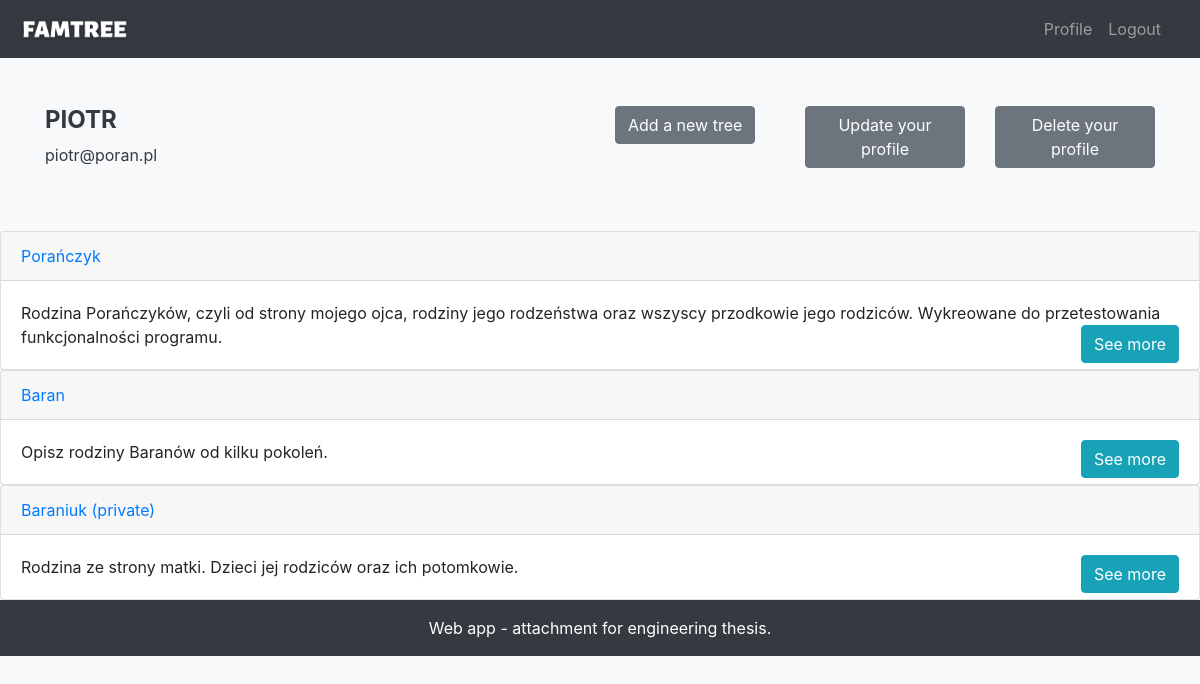
The app's page /profile/ (signed in) with its own data.
### tree/models.py (models this page shows, shortened)
class FamilyTree(models.Model):
    class Access(models.IntegerChoices):
        PUBLIC = 0, _('public')
        PRIVATE = 1, _('private')
    name_tree = models.CharField(max_length=30)
    description = models.TextField(null=True, blank=True, max_length=300)
    datetime_tree = models.DateTimeField(default=timezone.now)
    access = models.IntegerField(choices=Access.choices)
    owner = models.ForeignKey(User, on_delete=models.CASCADE)
    def __str__(self):
        return self.name_tree

### users/views.py (the view)
# urls.py: path('profile/', user_views.profile, name='profile'),
@login_required
def profile(request):
    list_tree = FamilyTree.objects.filter(owner=request.user.id).order_by('-datetime_tree')
    if request.method == 'POST':
        form = UserUpdateForm(request.POST, instance=request.user)
        if form.is_valid():
            form.save()
            messages.success(request, f'Your account has been updated!')
            return redirect('profile')
    else:
        form = UserUpdateForm(instance=request.user)
    context = {'form': form, 'list_tree': list_tree}
    return render(request, 'users/profile.html', context)

### users/templates/users/profile.html
{% extends 'users/base_template.html' %}
{% block base %}
        <div class="container-sm ">
              <div class="row  my-5">
                    <div class="col-6 ">
                        <h4 class="font-weight-bold text-uppercase text-dark" >{{user.username}}</h4>
                        <p class="text-dark">{{user.email}}</p>
                    </div>
                    <div class="col-2">
                        <a class="" href="{%  url 'tree-create' %}"><button type="button" class="btn btn-secondary">Add a new tree</button></a>
                    </div>
                    <div class="col-2">
                        <a class="" href="{%  url 'profile-update' %}"><button type="button" class="btn btn-secondary">Update your profile</button></a>
                    </div>
                    <div class="col-2">
                        <a class="" href="{%  url 'profile-delete' %}"><button type="button" class="btn btn-secondary">Delete your profile</button></a>
                    </div>
              </div>
        </div>
        <div id="accordion">
            {%  if list_tree %}
                {% for tree in list_tree %}
                  <div class="card">
                      <a class="card-link" data-toggle="collapse" href="#p{{ tree.id }}">
                         <div class="card-header">{{ tree }} {% if tree.access %}(private){% endif %}
                    </div></a>
                    <div id="p{{ tree.id }}" class="collapse show" data-parent="#accordion">
                      <div class="card-body" >
                        {{ tree.description }}
                          <a class="text-white" href="{%  url 'tree-detail' tree.id%}"><button type="button" class="btn btn-info my-center" style="float: right; ">See more</button></a>
                      </div>
                    </div>
                  </div>
                {%  endfor %}
            {%  else %}
        <div class="container-fluid-sm  px-3 my-4">
        <h5 class="">No trees.</h5></div>
            {%  endif %}
        </div>
 {% endblock base %}

### records on screen
FamilyTree: name_tree "Porańczyk", description "Rodzina Porańczyków, czyli od strony mojego ojca, rodziny jego rodzeństwa oraz wszyscy przodkowie jego rodziców. Wykreowane do przetestowania funkcjonalności programu."
FamilyTree: name_tree "Baran", description "Opisz rodziny Baranów od kilku pokoleń."
FamilyTree: name_tree "Baraniuk", access "(private)", description "Rodzina ze strony matki. Dzieci jej rodziców oraz ich potomkowie."

### other values on screen
{{ user.username }} "PIOTR"
{{ user.email }} "piotr@poran.pl"
